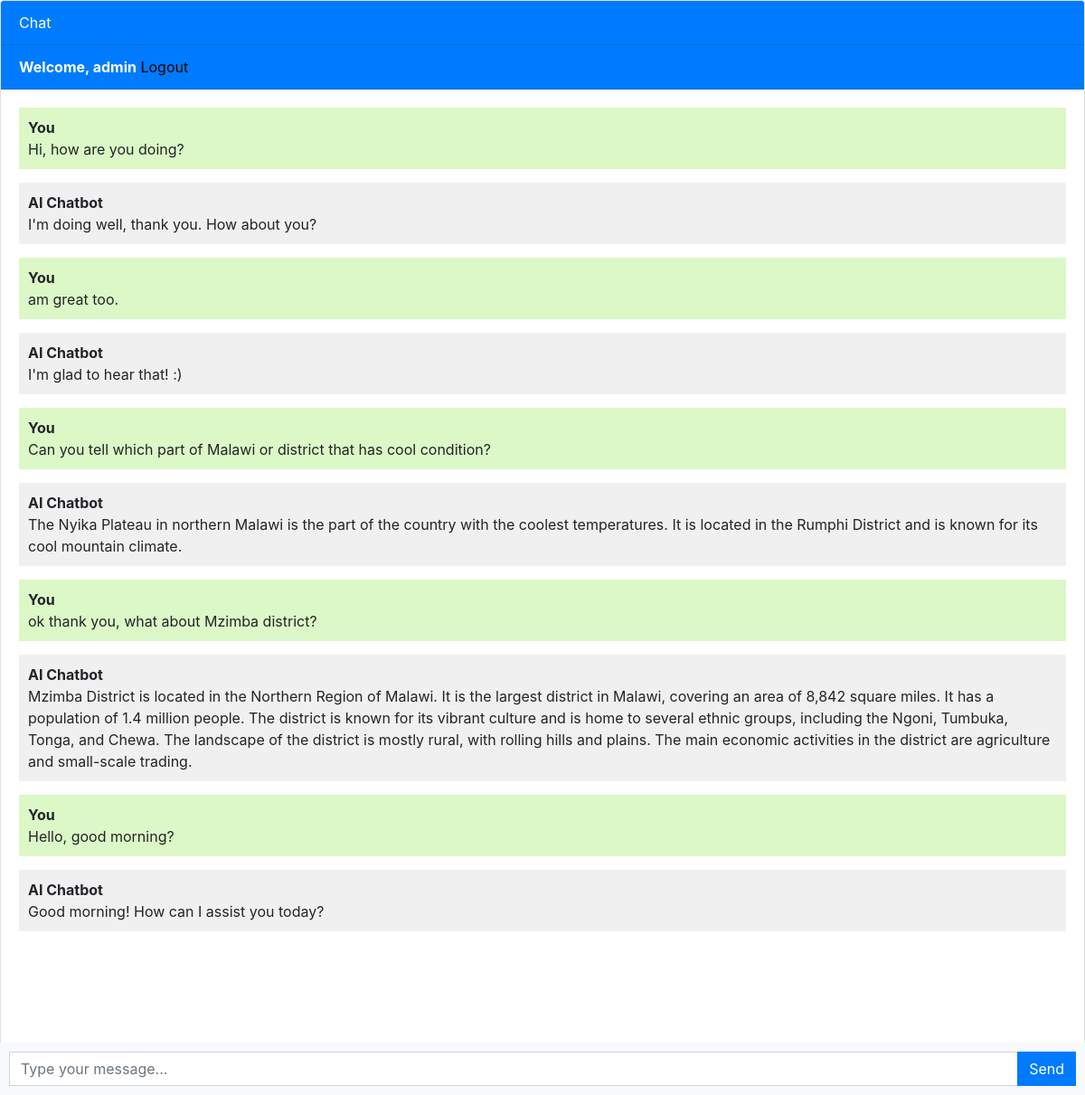
The page / (signed in) on the database as committed earlier.
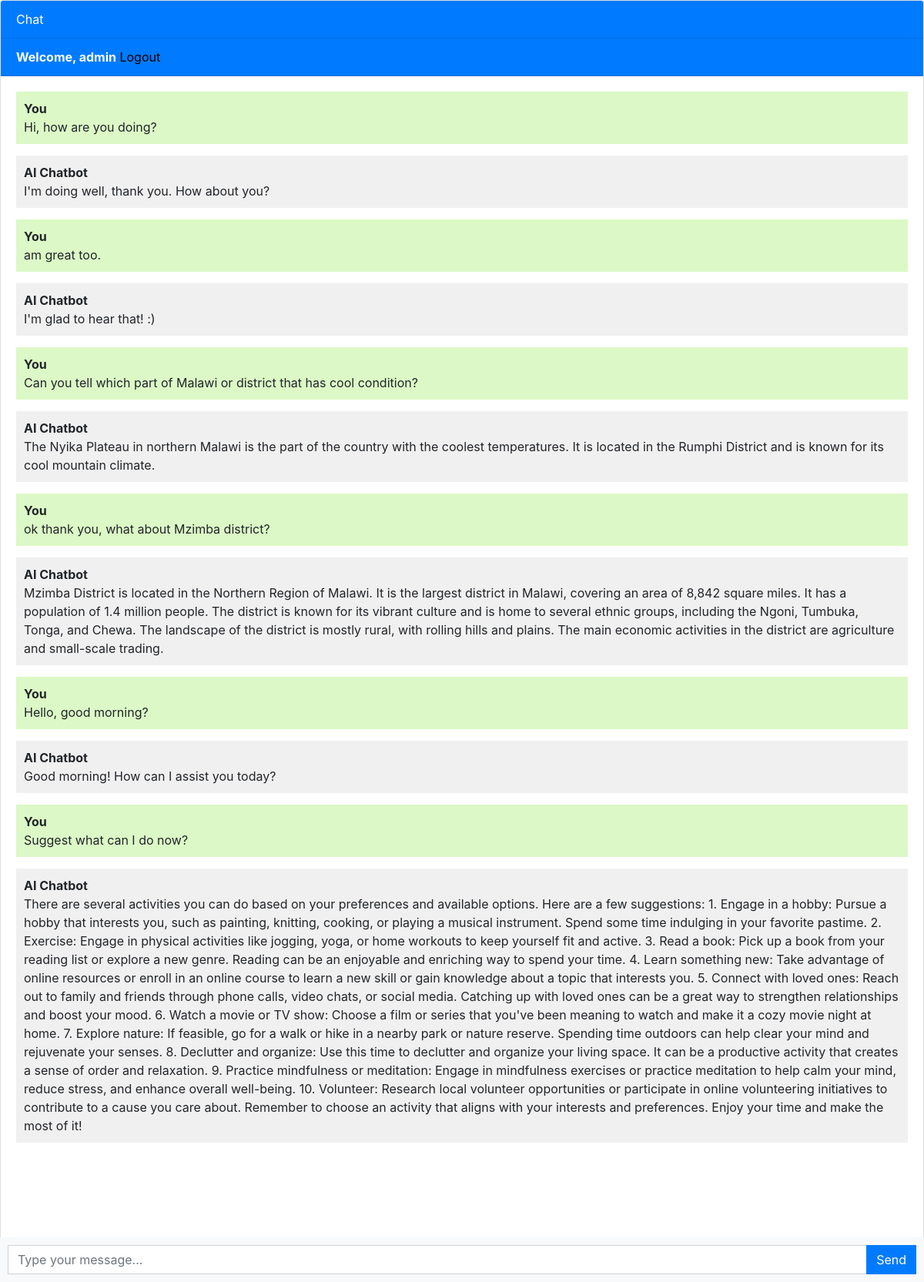
The same page on the database as committed later.
### chatbot/models.py (models this page shows, shortened)
class Chat(models.Model):
	user = models.ForeignKey(User, on_delete=models.CASCADE)
	message = models.TextField()
	response = models.TextField()
	created_at = models.DateTimeField(auto_now_add=True)

### chatbot/views.py (the view)
# urls.py: path('', views.chatbot, name='chatbot'),
def chatbot(request):
	chats = Chat.objects.filter(user=request.user.id)
	if request.method =='POST':
		message = request.POST.get('message')
		response = ask_openai(message)
		chat = Chat(user=request.user, message=message, response=response, created_at=timezone.now())
		chat.save()
		return JsonResponse({'message':message, 'response': response})
	return render(request, 'chatbot.html', {'chats': chats})

### templates/chatbot.html (shortened to what this page needs)
{% extends 'base.html' %}
{% block content %}
<div class="chat-container">
  <div class="card flex-grow-1">
    <div class="card-header bg-primary text-white">Chat</div>
    {% if user.is_authenticated %}
    <div class="card-header bg-primary text-white"><b>Welcome, {{user.username}}</b>  <a style="color: black;" href="logout">Logout</a></div>
    {% else %}
      <div class="card-header bg-primary text-white"><a style="color: yellow;" href="login">Login</a>  <a style="color: yellow;" href="register">Register</a></div>
      {% endif %}
    <div class="card-body messages-box">
      <ul class="list-unstyled messages-list">
      {% for chat in chats %}
        {% if chat.user == request.user %}
         <li class="message sent">
        <div class="message-text">
         <div class="message-sender">
           <b>You</b>
         </div>
          <div class="message-content">
            {{chat.message}}
         </div>
        </div>
        </li>
      <li class="message received">
        <div class="message-text">
         <div class="message-sender">
          <b>AI Chatbot</b>
        </div>
        <div class="message-content">
          {{chat.response}}
        </div>
      </div>
      </li>
       {% endif %}
      {% endfor %}
      </ul>
    </div>
    <br><br>
    <br><br>
    <br><br>
  </div>
  <form class="message-form">
    <div class="input-group">
      <input type="text" class="form-control message-input" placeholder="Type your message...">
      <div class="input-group-append">
        <button type="submit" class="btn btn-primary btn-send">Send</button>
      </div>
    </div>
  </form>
</div>
{% endblock %}

### templates/base.html (shortened to what this page needs)
<!DOCTYPE html>
<html lang="en">
  <head>
    <link rel="stylesheet" href="https://stackpath.bootstrapcdn.com/bootstrap/4.3.1/css/bootstrap.min.css">
  </head>
  <body>
    {% block content %}{% endblock %}
  </body>
</html>

### templates/chatbot.html (style rules this page uses)
body, html { height: 100%; }
.messages-box { flex: 1; overflow-y: auto; }
.messages-list { padding-left: 0; }
.message { margin-bottom: 15px; list-style: none; }
.message-text { padding: 10px; border-radius: 5px; }
.sent { background-color: #dcf8c6; align-self: flex-end; }
.received { background-color: #f1f0f0; align-self: flex-start; }
.message-form { display: flex; position: fixed; bottom: 0; left: 0; right: 0; padding: 10px; background-color: #f8f9fa; }
.message-input { flex: 1; border-radius: 0; border-right: none; }
.btn-send { border-radius: 0; }
.chat-container { height: 100%; display: flex; flex-direction: column; }

Rows that differ between the two databases and show on the page:
added Chat: message "Suggest what can I do now?", response "There are several activities you can do based on your preferences and available options. Here are a few suggestions: 1. Engage in a hobby: Pursue a hobby that interests you, such as painting, knitting, cooking, or playing a musical instrument. Spend some time indulging in your favorite pastime. 2. Exercise: Engage in physical activities like jogging, yoga, or home workouts to keep yourself fit and active. 3. Read a book: Pick up a book from your reading list or explore a new genre. Reading can be an enjoyable and enriching way to spend your time. 4. Learn something new: Take advantage of online resources or enroll in an online course to learn a new skill or gain knowledge about a topic that…"
